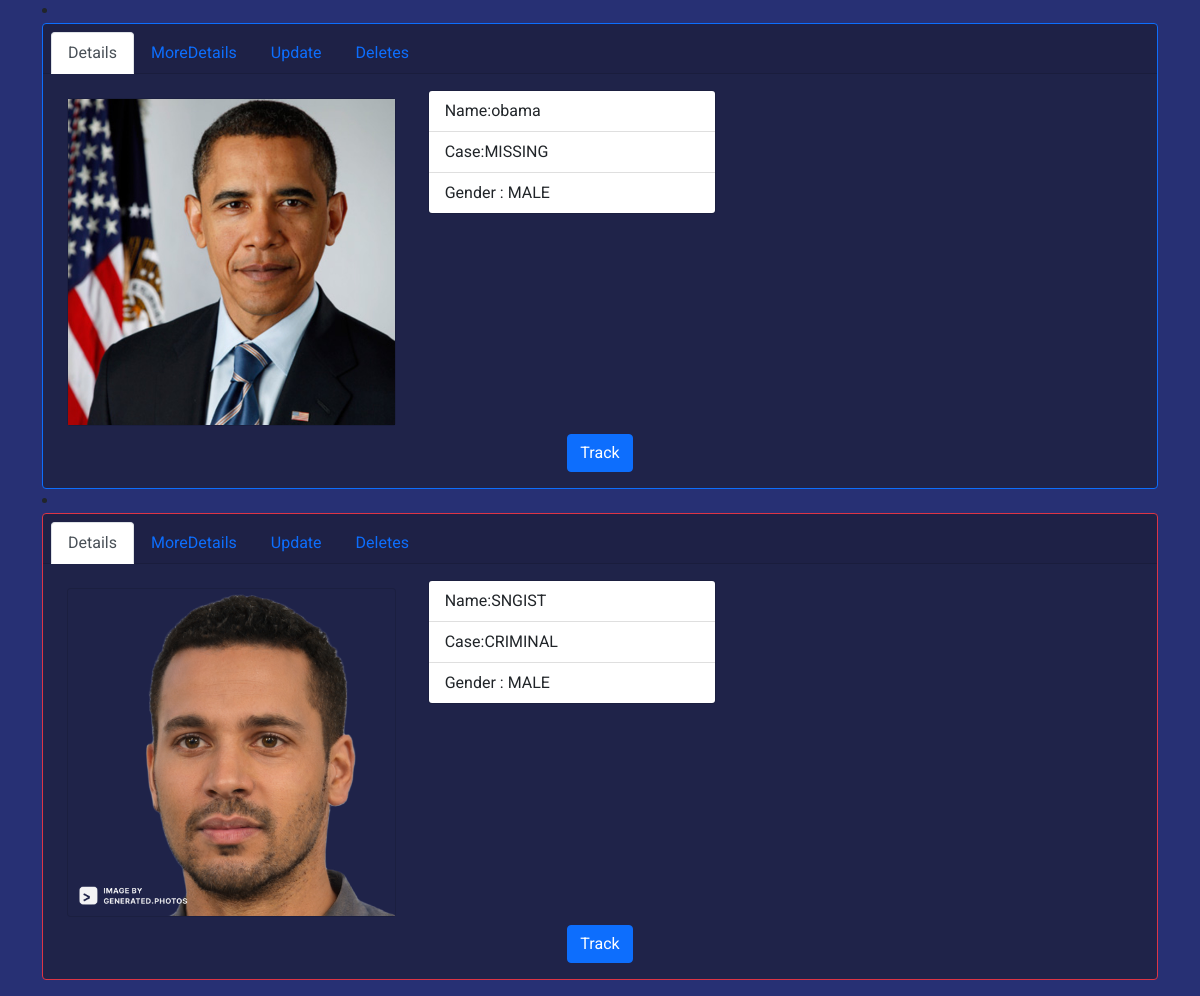
Before: /index/ (lower part) with the older database file.
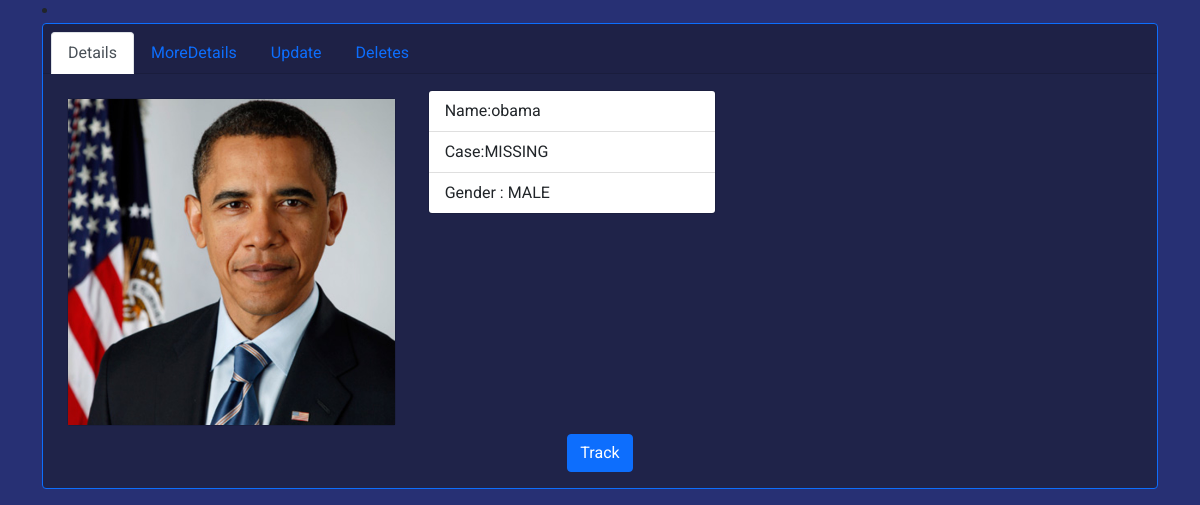
After: the same page with the newer database file.
### faceuploader/models.py (models this page shows)
class Face_image(models.Model):
    FCHOICES = (
        ('MISSING', 'Missing'),
        ('CRIMINAL', 'Criminal'),
    )
    photo = models.ImageField(upload_to="train_image")
    name = models.CharField(max_length=30)
    created = models.DateTimeField(auto_now_add=True, null=True)
    updated = models.DateTimeField(auto_now=True)
    dob = models.DateField()
    GCHOICES = (
        ('FEMALE', 'Female'),
        ('MALE', 'Male'),
    )
    gender = models.CharField(choices=GCHOICES, max_length=20, default='none')
    case = models.CharField(choices=FCHOICES, max_length=20, default='Missing')
    address = models.CharField(max_length=200, default='')
    missing_date = models.DateTimeField(default=now, blank=True)
    incident_location = models.CharField(max_length=200, default='')
    description = models.TextField(max_length=200, default='no data')
    def __str__(self):
        return f"{self.name}-{self.id}"

### faceuploader/views.py (the view)
# urls.py: path('index/', views.face_uploader_index, name='index'),
def face_uploader_index(request):
    print("#########showing rquest##########")
    face_images = Face_image.objects.all()
    print(request.GET)
    myFilter = OrderFilter(request.GET, queryset=face_images)
    print("###################")
    print(myFilter)
    face_images = myFilter.qs
    print("###################")
    print(face_images)
    return render(request, 'faceuploader/main.html',   {
        'face_images': face_images,
        'myFilter': myFilter,
    }
    )

### faceuploader/templates/faceuploader/main.html (shortened to what this page needs)
{% extends "base.html" %}
{% load crispy_forms_tags %}
{% block content %}
{% for prs in face_images %}
<li>
  <div class="card text-center {% if prs.case == 'CRIMINAL' %}border-danger{% else %} border-primary{% endif%} ">
    <div class="card-header">
      <ul class="nav nav-tabs card-header-tabs">
        <li class="nav-item">
          <a class="nav-link active" href="#">Details</a>
        </li>
        <li class="nav-item">
          <a class="nav-link " href="{% url 'faceuploader:detail_face_uploader' pk=prs.id %}">MoreDetails</a>
        </li>
        <li class="nav-item">
          <a class="nav-link" href="{% url 'faceuploader:update_face_uploader' pk=prs.id %}">Update</a>
        </li>
        <li class="nav-item ">
          <a class="nav-link " href="{% url 'faceuploader:delete_face_uploader' pk=prs.id %}">Deletes</a>
        </li>
      </ul>
    </div>
    <div class="card-body " >
      <div class="row">
      <div class="col-sm-4">
        <div class="card m-2" >
          <img class="card-img-left" src="{{prs.photo.url}}"alt="Card image cap">
        </div>
      </div>
      <div class="col-sm-2">
      <div class="card" style="width: 18rem;">
        <ul class="list-group list-group-flush d-flex">
          <li class="list-group-item d-flex">Name:{{prs.name}}</li>
          <li class="list-group-item d-flex">Case:{{prs.case}}</li>
          <li class="list-group-item d-flex">Gender : {{prs.gender}}</li>
        </ul>
      </div>
    </div>
  </div>
   <a href="{% url 'faceuploader:track' pk=prs.id %}" class="btn btn-primary">Track</a>
    </div>
  </div>
  </li>
{% endfor %}
{% endblock content %}

Changed rows visible on the page:
removed Face_image: photo (picture), name "SNGIST", case "CRIMINAL", gender "MALE"
